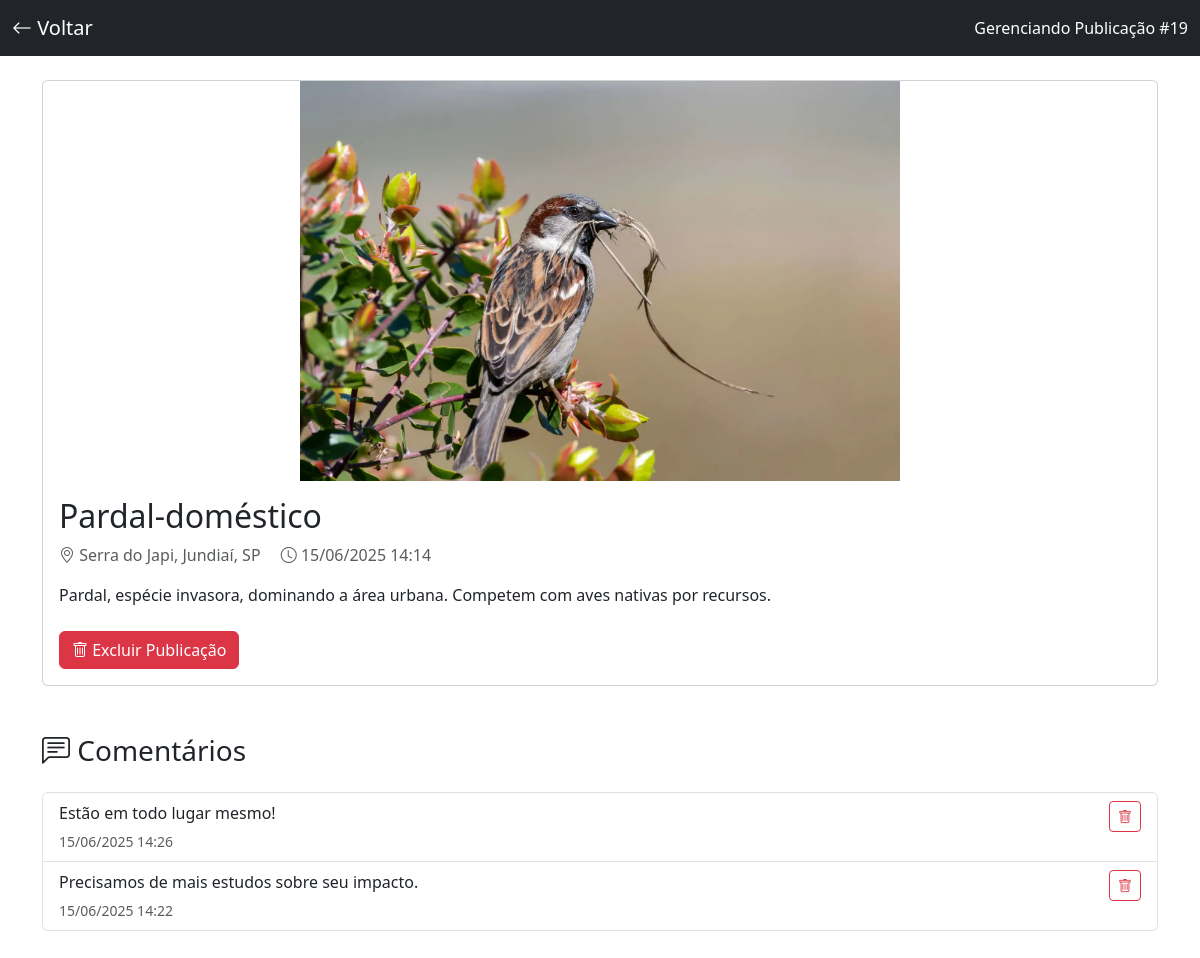
/detalhes-admin.php?id=19 (signed in), run on the app's committed database.
### tables this page shows
CREATE TABLE `postagem` (
  `ID_Postagem` int(11) NOT NULL,
  `Foto` varchar(255) DEFAULT NULL,
  `Data_Postagem` datetime NOT NULL DEFAULT current_timestamp(),
  `Localizacao_Postagem` varchar(255) DEFAULT NULL,
  `Titulo_Postagem` varchar(255) DEFAULT NULL,
  `Descricao_Postagem` text DEFAULT NULL,
  `ID_Categoria` int(11) NOT NULL,
  `Categoria` enum('Usuario','Especialista') NOT NULL,
  `Nome_Cientifico` varchar(255) DEFAULT NULL
);

CREATE TABLE `comentarios` (
  `ID_Comentario` int(11) NOT NULL,
  `Conteudo_Comentario` text NOT NULL,
  `Data_Comentario` datetime NOT NULL DEFAULT current_timestamp(),
  `ID_Categoria` int(11) NOT NULL,
  `Categoria` enum('Usuario','Especialista') NOT NULL,
  `ID_Postagem` int(11) NOT NULL
);

### detalhes-admin.php (the view, shortened to what this page needs)
<?php
include 'conexao.php';
$post_id = intval($_GET['id'] ?? 0);
$post = $conn->query("SELECT * FROM postagem WHERE ID_Postagem = $post_id")->fetch_assoc();
$comentarios = $conn->query("SELECT * FROM comentarios WHERE ID_Postagem = $post_id ORDER BY Data_Comentario DESC");
?>
<!DOCTYPE html>
<html lang="pt-br">
<head>
    <link href="https://cdn.jsdelivr.net/npm/bootstrap@5.3.2/dist/css/bootstrap.min.css" rel="stylesheet">
    <link rel="stylesheet" href="https://cdn.jsdelivr.net/npm/bootstrap-icons@1.11.1/font/bootstrap-icons.css">
</head>
<body>
    <nav class="navbar navbar-dark bg-dark">
        <div class="container-fluid">
            <a class="navbar-brand" href="admin.php">
                <i class="bi bi-arrow-left"></i> Voltar
            </a>
            <span class="navbar-text text-white">
                Gerenciando Publicação #<?= $post_id ?>
            </span>
        </div>
    </nav>
    <div class="container py-4">
        <div class="card mb-5">
            <img src="<?= $post['Foto'] ?>" class="card-img-top post-img" alt="...">
            <div class="card-body">
                <h2 class="card-title"><?= htmlspecialchars($post['Titulo_Postagem']) ?></h2>
                <p class="text-muted">
                    <i class="bi bi-geo-alt"></i> <?= htmlspecialchars($post['Localizacao_Postagem']) ?>
                    <span class="ms-3">
                        <i class="bi bi-clock"></i> <?= date('d/m/Y H:i', strtotime($post['Data_Postagem'])) ?>
                    </span>
                </p>
                <p class="card-text"><?= nl2br(htmlspecialchars($post['Descricao_Postagem'])) ?></p>
                <form method="POST" class="mt-4">
                    <button type="submit" name="excluir_post" class="btn btn-danger"
                            onclick="return confirm('Tem certeza que deseja excluir esta publicação permanentemente?')">
                        <i class="bi bi-trash"></i> Excluir Publicação
                    </button>
                </form>
            </div>
        </div>
        <h3 class="mb-4"><i class="bi bi-chat-left-text"></i> Comentários</h3>
        <?php if ($comentarios->num_rows > 0): ?>
            <div class="list-group mb-4">
                <?php while($comentario = $comentarios->fetch_assoc()): ?>
                    <div class="list-group-item">
                        <div class="d-flex justify-content-between">
                            <div>
                                <p class="mb-1"><?= htmlspecialchars($comentario['Conteudo_Comentario']) ?></p>
                                <small class="text-muted">
                                    <?= date('d/m/Y H:i', strtotime($comentario['Data_Comentario'])) ?>
                                </small>
                            </div>
                            <form method="POST">
                                <button type="submit" name="excluir_comentario" class="btn btn-sm btn-outline-danger"
                                        onclick="return confirm('Excluir este comentário?')">
                                    <i class="bi bi-trash"></i>
                                </button>
                            </form>
                        </div>
                    </div>
                <?php endwhile; ?>
            </div>
        <?php else: ?>
            <div class="alert alert-info">Nenhum comentário encontrado</div>
        <?php endif; ?>
    </div>
</body>
</html>

### detalhes-admin.php (style rules this page uses)
.post-img { max-height: 400px; object-fit: contain; }

### data on the page
postagem: Foto (picture), Titulo_Postagem "Pardal-doméstico", Localizacao_Postagem "Serra do Japi, Jundiaí, SP", Data_Postagem "15/06/2025 14:14", Descricao_Postagem "Pardal, espécie invasora, dominando a área urbana. Competem com aves nativas por recursos."
comentarios: Conteudo_Comentario "Estão em todo lugar mesmo!", Data_Comentario "15/06/2025 14:26"
comentarios: Conteudo_Comentario "Precisamos de mais estudos sobre seu impacto.", Data_Comentario "15/06/2025 14:22"

### other printed values
$post_id "19"
